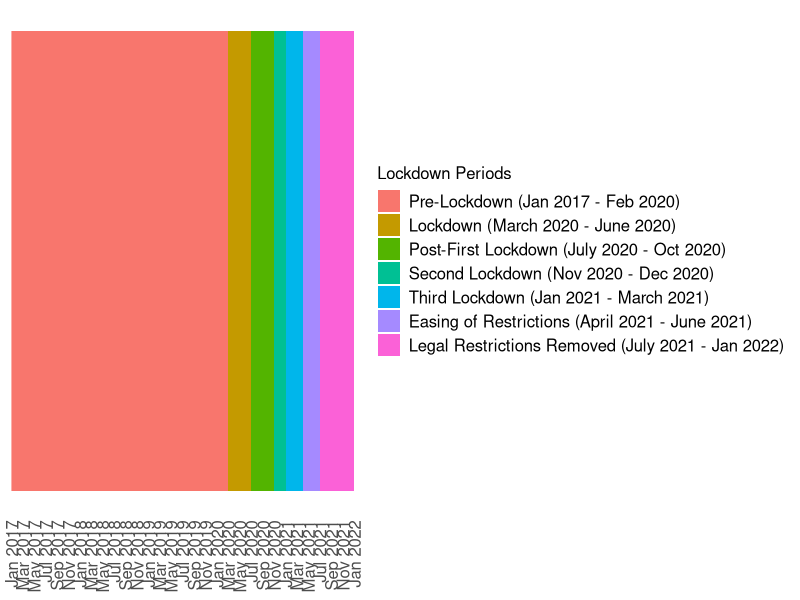
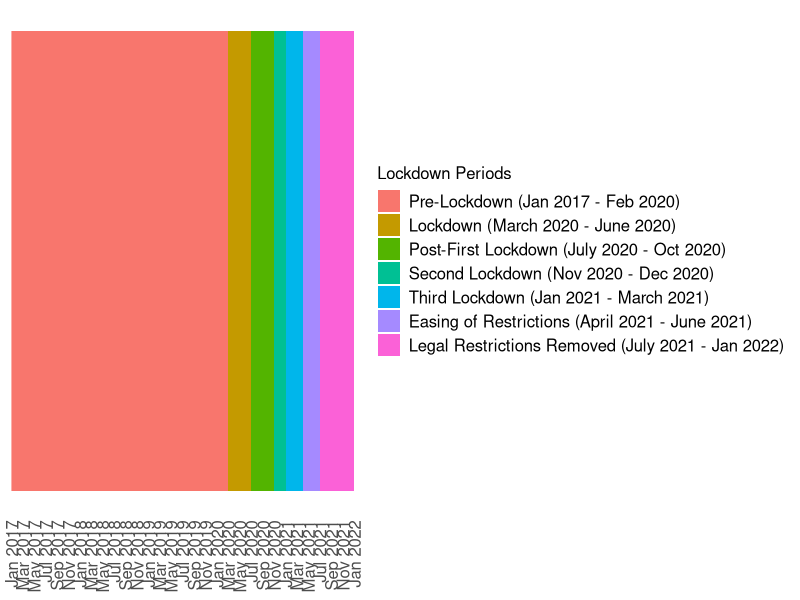

Reproduce these figures in R, in order.
# CODE TO CREATE A FIGURE OF THE OBSERVATION PERIOD

library(readxl)
Lockdown_Periods_Dates <- read_excel("extras/Lockdown Periods Dates.xlsx")
View(Lockdown_Periods_Dates)

library(ggplot2)
library(dplyr)
library(here)

lockdown <- data.frame(periods = Lockdown_Periods_Dates$Periods, start = as.Date(Lockdown_Periods_Dates$Start_date), end = as.Date(Lockdown_Periods_Dates$End_date))
lockdown$lockdown <- 1

lockdown <- lockdown  %>%  mutate(periods = factor(periods, levels=c("Pre-Lockdown (Jan 2017 - Feb 2020)", "Lockdown (March 2020 - June 2020)", "Post-First Lockdown (July 2020 - Oct 2020)",
                                                                     "Second Lockdown (Nov 2020 - Dec 2020)", "Third Lockdown (Jan 2021 - March 2021)", "Easing of Restrictions (April 2021 - June 2021)", 
                                                                     "Legal Restrictions Removed (July 2021 - Jan 2022)") ))

lockdown <- lockdown %>% rename("Lockdown Periods" = periods) 

start_date <- as.Date("2017-01-01") 

Observation_period_plot <- ggplot(lockdown, aes(x = start, y = lockdown, fill = `Lockdown Periods`)) +
  geom_rect(aes(xmin = start, xmax = end, ymin = 0, ymax = 1), alpha = 1) +
  scale_fill_discrete() +
  theme_minimal() +
  labs(x = "Date", y = "Lockdown Period") +
 # scale_y_continuous(limits = c(0,1)) +
 # coord_cartesian(ylim=c(0.25,0.5)) +
  scale_x_date(date_labels="%b %Y",date_breaks  ="2 month", limits = as.Date(c("2017-01-01", "2022-01-01")), expand = c(0, 0)) +
  theme(axis.text.x = element_text(angle = 90, vjust = 0.5, hjust=1, size=12),
        axis.title.x = element_blank(),
        axis.text.y = element_blank(),
        legend.text=element_text(size=12),
        legend.title=element_text(size=12),
        axis.title.y=element_blank(),
        panel.border = element_blank(),
        panel.grid.major = element_blank(),
        panel.grid.minor = element_blank())

Observation_period_plot

ggsave(here("extras","Observation_period_plot.jpg"), Observation_period_plot, dpi=600, scale = 1,  width = 12, height = 4)

